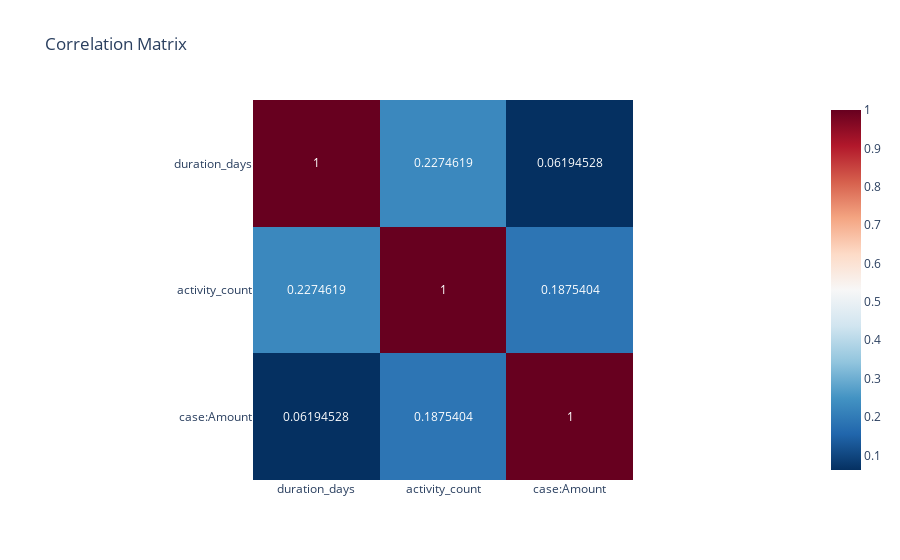

Notebook cell for this chart:
### Markdown cell above
**Key Findings:**
- 72.4% of cases follow the expected "happy path" sequence of activities.
- 27.6% of cases deviate from the standard process flow.
- Most common deviations include:
  - Budget owner approval instead of supervisor approval (8.1%)
  - Rejection and resubmission cycles (12.8%)
  - Pre-approver involvement (5.2%)
  - Missing steps or out-of-order activities (1.5%)
- Cases with deviations take on average 2.3x longer to complete.

## 4. Statistical Analysis Results

### 4.1 Correlation Analysis

### Code cell
# Creating aggregated case data
case_data = pd.merge(
    case_duration,
    df.groupby('case:id').size().reset_index(name='activity_count'),
    on='case:id'
)

case_data = pd.merge(
    case_data,
    df.groupby('case:id')['case:Amount'].first().reset_index(),
    on='case:id'
)

# Calculate correlation matrix
correlation = case_data[['duration_days', 'activity_count', 'case:Amount']].corr()
print("\nCorrelation matrix:")
print(correlation)

# Visualize correlation
fig = px.imshow(correlation, text_auto=True, color_continuous_scale='RdBu_r',
                title='Correlation Matrix')
fig.show()

### Figure 1 — Plotly figure (JSON) as saved in the notebook; plotly's stock layout.template omitted (floating-point values rounded to 4 significant figures)
{"data": [{"coloraxis": "coloraxis", "hovertemplate": "x: %{x}<br>y: %{y}<br>color: %{z}<extra></extra>", "name": "0", "texttemplate": "%{z}", "type": "heatmap", "x": ["duration_days", "activity_count", "case:Amount"], "xaxis": "x", "y": ["duration_days", "activity_count", "case:Amount"], "yaxis": "y", "z": [[1.0, 0.2275, 0.06195], [0.2275, 1.0, 0.1875], [0.06195, 0.1875, 1.0]]}], "layout": {"coloraxis": {"colorscale": [[0, "rgb(5,48,97)"], [0.1, "rgb(33,102,172)"], [0.2, "rgb(67,147,195)"], [0.3, "rgb(146,197,222)"], [0.4, "rgb(209,229,240)"], [0.5, "rgb(247,247,247)"], [0.6, "rgb(253,219,199)"], [0.7, "rgb(244,165,130)"], [0.8, "rgb(214,96,77)"], [0.9, "rgb(178,24,43)"], [1, "rgb(103,0,31)"]]}, "title": {"text": "Correlation Matrix"}, "xaxis": {"anchor": "y", "constrain": "domain", "domain": [0, 1], "scaleanchor": "y"}, "yaxis": {"anchor": "x", "autorange": "reversed", "constrain": "domain", "domain": [0, 1]}}}
